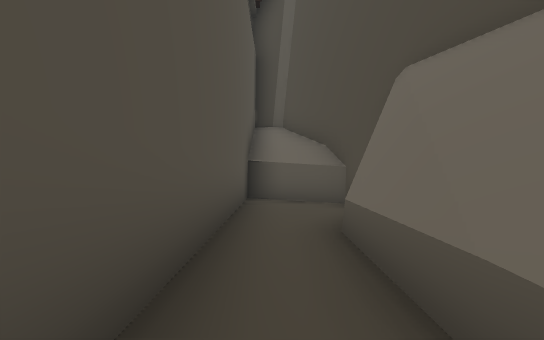
View 1 (above)

24 first-person views from a walk through a Unity game level. The camera is 1.2 m above the floor, looks level and sees 85° across. The floor is counted in squares, 1.8 m on a side. Each view is taken from the middle of a square. On the plan, view 1 faces up. The plan holds only what a view shows up to about 10 squares ahead; the rest is blank. The place goes on beyond the plan. The player character is not drawn. Some animated figures are not drawn.

View 2
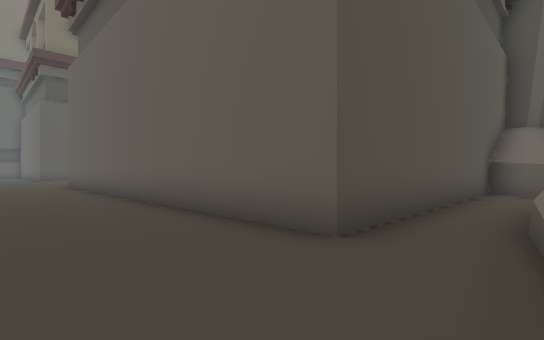

View 3
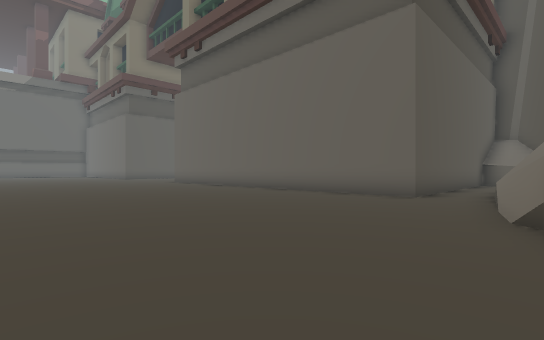

View 4
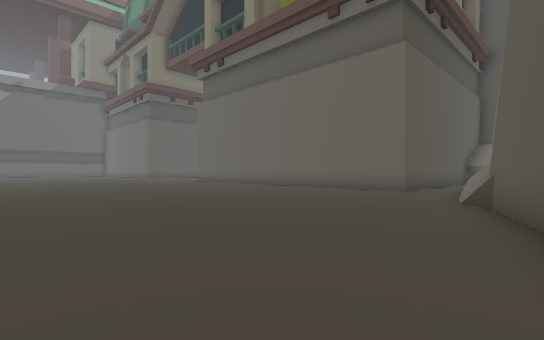

View 5
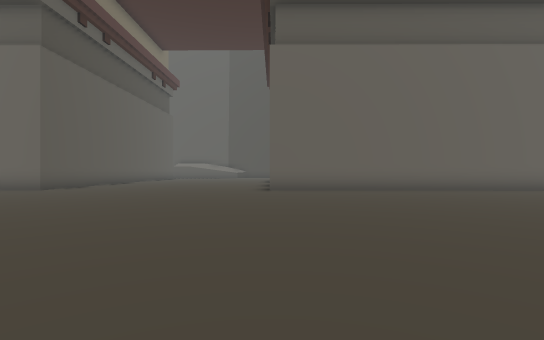

View 6
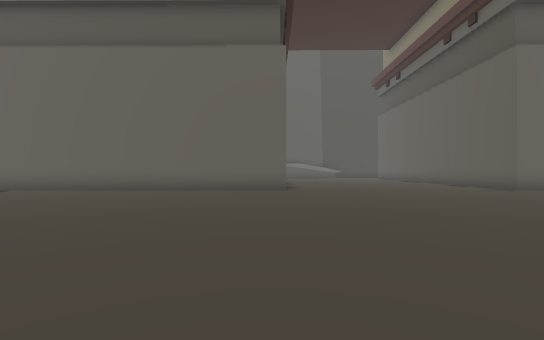

View 7
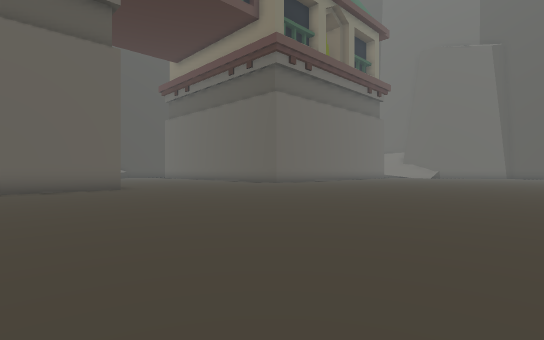

View 8
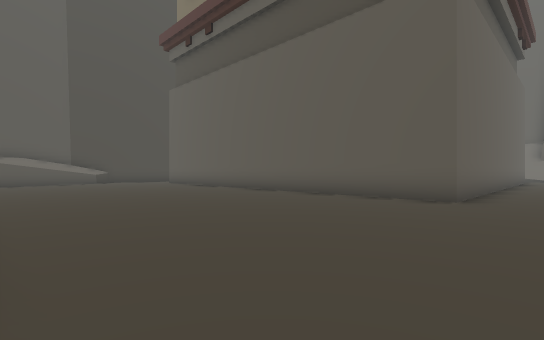

View 9
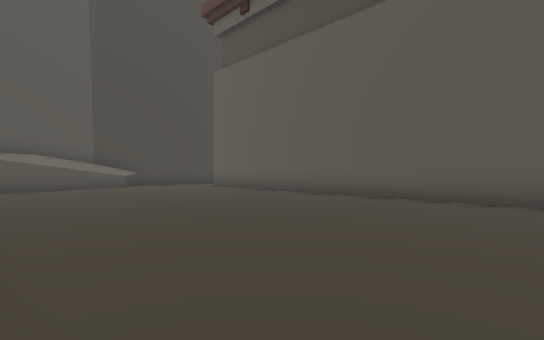

View 10
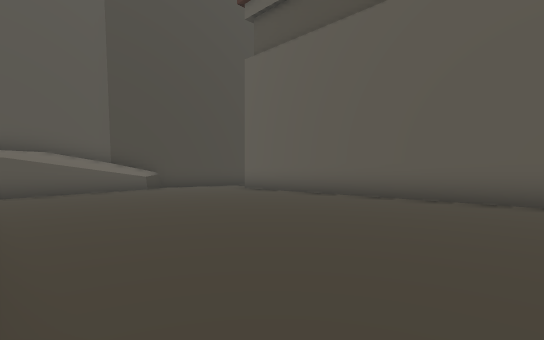

View 11
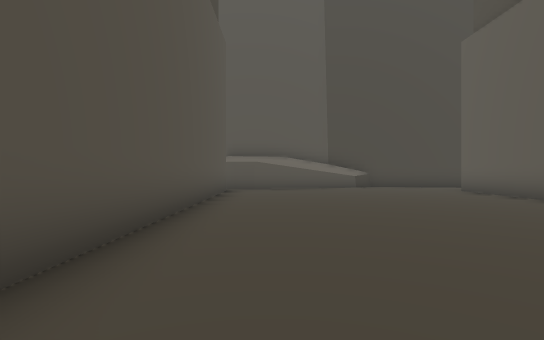

View 12
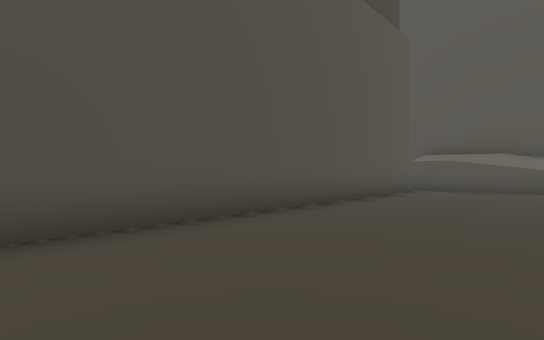

View 13
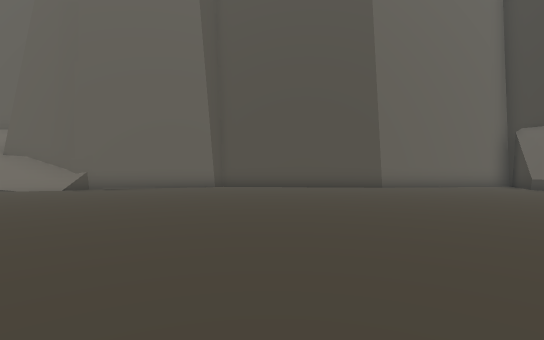

View 14
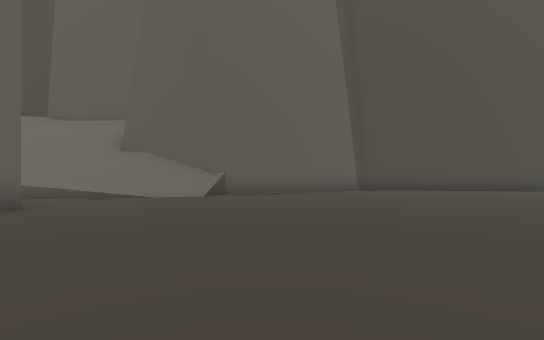

View 15
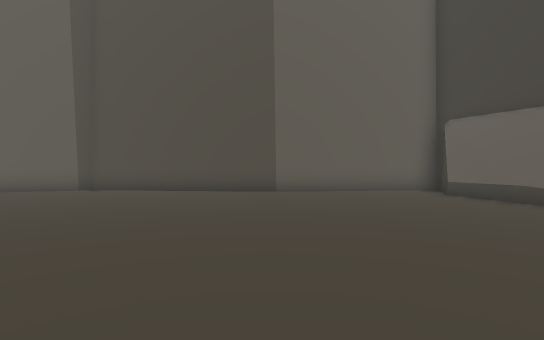

View 16
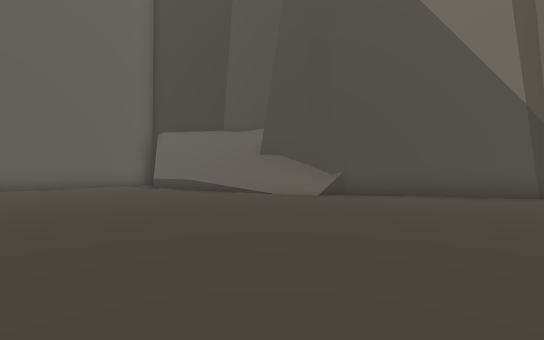

View 17
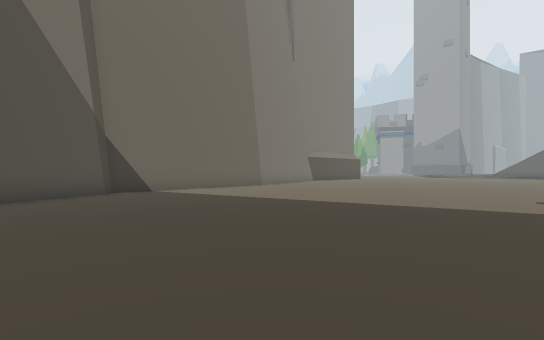

View 18
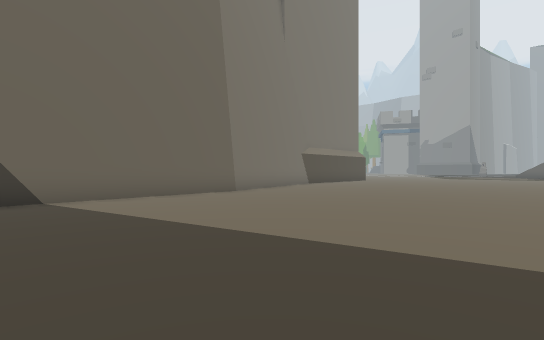

View 19
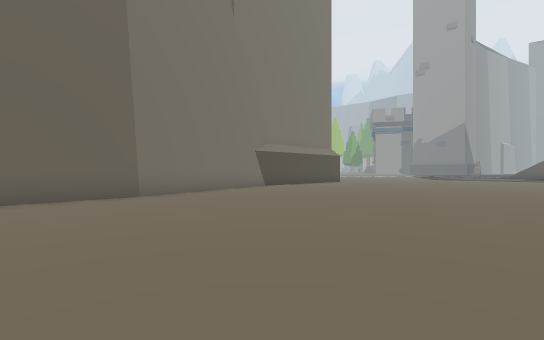

View 20
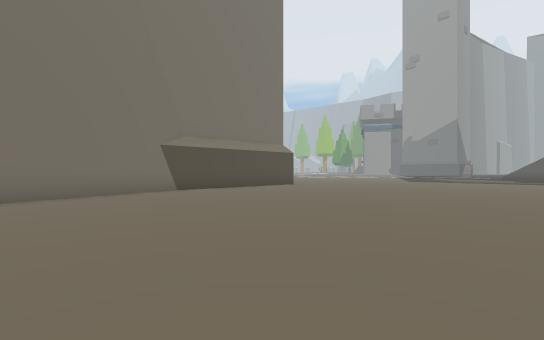

View 21
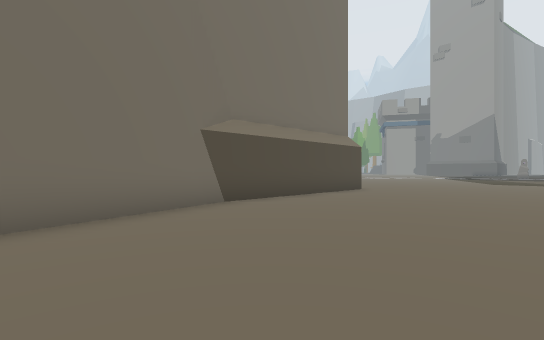

View 22
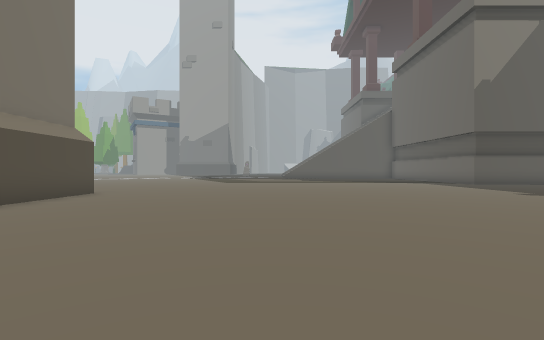

View 23
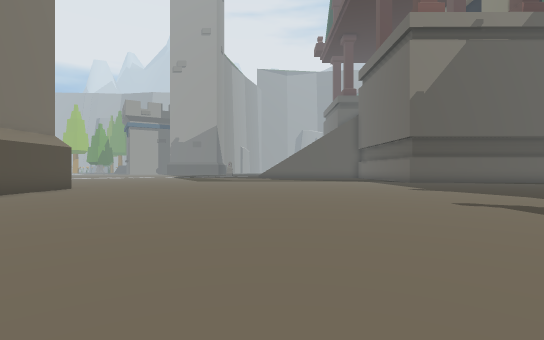

View 24
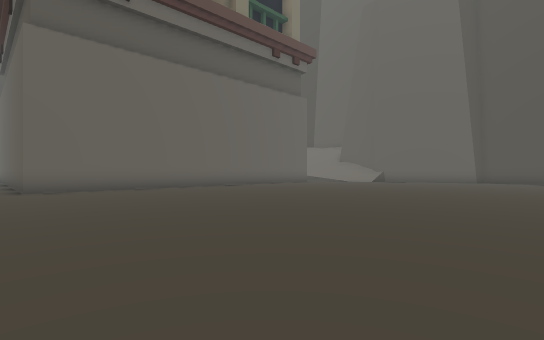

### Floor plan
Points are (right, up) in squares from view 1. A wall is a line through its corners. A room is listed if a view was taken in it or the views show most of it. See-through windows are left out.
Room 1 (view 1)
walls: (1.1, 1.9) (1.2, 3.7); (0.9, 1.4) (1, 3.6); (0.7, 1) (0.8, 3.4); (1.7, 5.4) (1.4, 6.4); (1.6, 5.9) (-0.6, 7.2) (-0.6, -0.5); (1.2, -0.4) (0.9, 0.8)
low walls: (0.9, -0.4) (0.7, 1)
ways out: opening at (0, 0) to room 2
Room 2 (views 2, 3, 4, 5, 6, 7, 8, 9, 10, 11, 12, 13, 14, 15, 16, 17, 18, 19, 20, 21, 22, 23, 24)
walls: (-20.5, -0.3) (-28.6, -0.3); (-14.9, -23.6) (-8.7, -23.3) (-8.4, -23) (-4.4, -20.8) (-3.5, -20.8) (-1.9, -20.1); (-4.8, -20.9) (-0.2, -19); (-4.1, -20.8) (-1.2, -19.7); (-0.6, -0.5) (-13.1, -0.4) (-13, 12.5); (-20.5, -25.1) (-14.8, -23.5); (0.3, -19.1) (2.5, -18.8); (2, -3.8) (1.2, -0.4); (2.1, -3.8) (1.5, -3.3); (2.1, -3) (1.4, -0.2); (3.2, -14.2) (3.8, -8) (3.6, -7.7) (2, -3.4) (2.1, -2.3); (1.9, -18.7) (3.8, -19.6); (4, -19.6) (3.1, -14); (-20.5, 12.5) (-20.5, 3); (-18.9, 13.3) (-19.5, 13.1) (-20.8, 13.3)
low walls: (-4.8, -21) (-4.4, -20.5); (-3.5, -20.1) (-2, -19.5); (-0.3, -19) (1.9, -18.7); (1.5, -3.7) (1.2, -1.9); (1.1, -1.6) (0.9, -0.4)
ways out: opening at (0, 0) to room 1; opening at (-13, 13)

Positions as (right, up) in squares from view 1, and headings:
1: (0, 0), facing up
2: (1, -3), facing up-left
3: (2, -8), facing up-left
4: (3, -10), facing up-left
5: (-13, -10), facing up
6: (-21, -10), facing up
7: (-24, -11), facing up-right
8: (-20, -2), facing up-right
9: (-20, 2), facing up-right
10: (-20, 4), facing up-right
11: (-19, 3), facing up
12: (-17, 3), facing up-left
13: (-8, -10), facing right
14: (-6, -5), facing right
15: (-6, -14), facing right
16: (-9, -14), facing down-right
17: (-6, -14), facing down-left
18: (-9, -16), facing down-left
19: (-12, -16), facing down-left
20: (-16, -16), facing down-left
21: (-17, -20), facing down-left
22: (-18, -20), facing left
23: (-16, -18), facing left
24: (-14, -11), facing up-right
